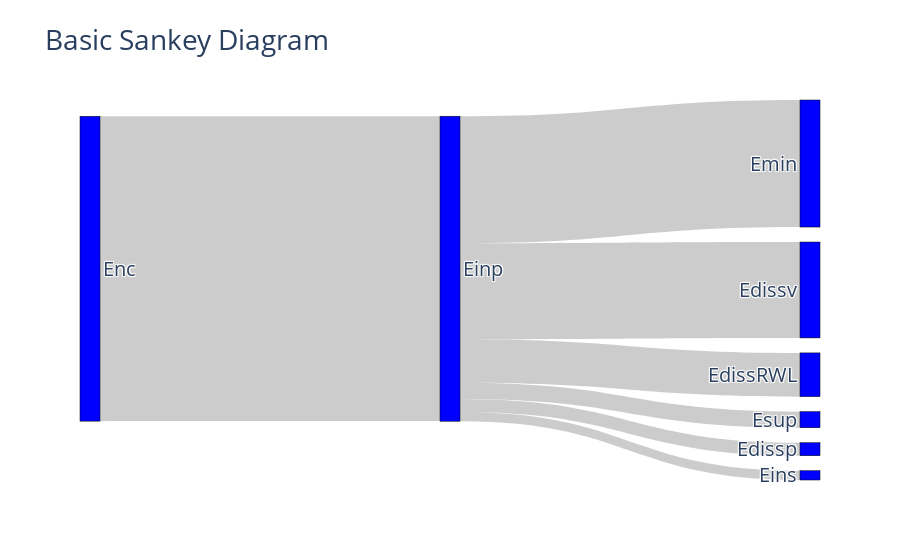

Notebook cell for this chart:
### Code cell
import plotly.graph_objects as go

fig = go.Figure(data=[go.Sankey(
    node = dict(
      pad = 15,
      thickness = 20,
      line = dict(color = "black", width = 0.5),
      label = ["Enc", "Einp", "Emin", "Esup", "Edissp", "Edissv", "EdissRWL", "Eins"],
      color = "blue"
    ),
    link = dict(
      source = [0,  1, 1,  1, 1, 1 , 1], # indices correspond to labels, eg A1, A2, A1, B1, ...
      target = [1,  2, 3,  4 , 5, 6 , 7],
      value = [26500, 11043.6,  1400.50,  1129.22 , 8334.14 , 3800.91, 805]
  ))])



fig.update_layout(title_text="Basic Sankey Diagram", font_size=20)
fig.show()

### Figure 1 — Plotly figure (JSON) as saved in the notebook; plotly's stock layout.template omitted (floating-point values rounded to 4 significant figures)
{"data": [{"link": {"source": [0, 1, 1, 1, 1, 1, 1], "target": [1, 2, 3, 4, 5, 6, 7], "value": [26500, 11040.0, 1400.0, 1129.0, 8334.0, 3801.0, 805]}, "node": {"color": "blue", "label": ["Enc", "Einp", "Emin", "Esup", "Edissp", "Edissv", "EdissRWL", "Eins"], "line": {"color": "black", "width": 0.5}, "pad": 15, "thickness": 20}, "type": "sankey"}], "layout": {"font": {"size": 20}, "title": {"text": "Basic Sankey Diagram"}}}
